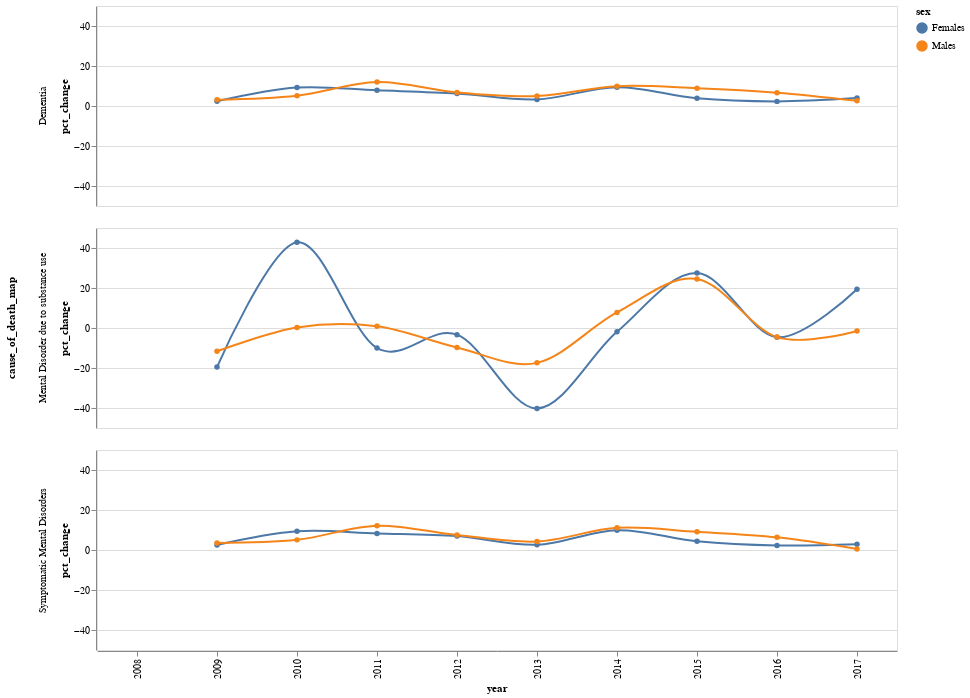

Notebook code for this chart:
### Code cell
def calcRateOfChange(x):
    data = x.sort_values("year")
    data['pct_change'] = (data['count'].pct_change()) * 100
    return data

chartData = chartData.groupby(["cause_of_death_map", "sex"]).apply(lambda x: calcRateOfChange(x)).reset_index(drop=True)

alt.Chart(chartData).mark_line(
    point=True,
    interpolate="cardinal"
).encode(
    x=alt.X("year"),
    y=alt.Y("pct_change"),
    color="sex",
    row="cause_of_death_map"
).properties(
    width=800,
    height=200
)

### Figure 1 — Vega-Lite specification as saved in the notebook (floating-point values rounded to 4 significant figures)
{"$schema": "https://vega.github.io/schema/vega-lite/v2.4.3.json", "config": {"view": {"height": 300, "width": 400}}, "data": {"values": [{"cause_of_death_map": "Dementia", "count": 3772, "pct_change": null, "sex": "Females", "year": "2008"}, {"cause_of_death_map": "Dementia", "count": 3862, "pct_change": 2.386, "sex": "Females", "year": "2009"}, {"cause_of_death_map": "Dementia", "count": 4218, "pct_change": 9.218, "sex": "Females", "year": "2010"}, {"cause_of_death_map": "Dementia", "count": 4548, "pct_change": 7.824, "sex": "Females", "year": "2011"}, {"cause_of_death_map": "Dementia", "count": 4834, "pct_change": 6.288, "sex": "Females", "year": "2012"}, {"cause_of_death_map": "Dementia", "count": 4992, "pct_change": 3.269, "sex": "Females", "year": "2013"}, {"cause_of_death_map": "Dementia", "count": 5461, "pct_change": 9.395, "sex": "Females", "year": "2014"}, {"cause_of_death_map": "Dementia", "count": 5671, "pct_change": 3.845, "sex": "Females", "year": "2015"}, {"cause_of_death_map": "Dementia", "count": 5802, "pct_change": 2.31, "sex": "Females", "year": "2016"}, {"cause_of_death_map": "Dementia", "count": 6031, "pct_change": 3.947, "sex": "Females", "year": "2017"}, {"cause_of_death_map": "Dementia", "count": 1916, "pct_change": null, "sex": "Males", "year": "2008"}, {"cause_of_death_map": "Dementia", "count": 1977, "pct_change": 3.184, "sex": "Males", "year": "2009"}, {"cause_of_death_map": "Dementia", "count": 2079, "pct_change": 5.159, "sex": "Males", "year": "2010"}, {"cause_of_death_map": "Dementia", "count": 2329, "pct_change": 12.03, "sex": "Males", "year": "2011"}, {"cause_of_death_map": "Dementia", "count": 2487, "pct_change": 6.784, "sex": "Males", "year": "2012"}, {"cause_of_death_map": "Dementia", "count": 2612, "pct_change": 5.026, "sex": "Males", "year": "2013"}, {"cause_of_death_map": "Dementia", "count": 2871, "pct_change": 9.916, "sex": "Males", "year": "2014"}, {"cause_of_death_map": "Dementia", "count": 3126, "pct_change": 8.882, "sex": "Males", "year": "2015"}, {"cause_of_death_map": "Dementia", "count": 3333, "pct_change": 6.622, "sex": "Males", "year": "2016"}, {"cause_of_death_map": "Dementia", "count": 3419, "pct_change": 2.58, "sex": "Males", "year": "2017"}, {"cause_of_death_map": "Mental Disorder due to substance use", "count": 174, "pct_change": null, "sex": "Females", "year": "2008"}, {"cause_of_death_map": "Mental Disorder due to substance use", "count": 140, "pct_change": -19.54, "sex": "Females", "year": "2009"}, {"cause_of_death_map": "Mental Disorder due to substance use", "count": 200, "pct_change": 42.86, "sex": "Females", "year": "2010"}, {"cause_of_death_map": "Mental Disorder due to substance use", "count": 180, "pct_change": -10.0, "sex": "Females", "year": "2011"}, {"cause_of_death_map": "Mental Disorder due to substance use", "count": 174, "pct_change": -3.333, "sex": "Females", "year": "2012"}, {"cause_of_death_map": "Mental Disorder due to substance use", "count": 104, "pct_change": -40.23, "sex": "Females", "year": "2013"}, {"cause_of_death_map": "Mental Disorder due to substance use", "count": 102, "pct_change": -1.923, "sex": "Females", "year": "2014"}, {"cause_of_death_map": "Mental Disorder due to substance use", "count": 130, "pct_change": 27.45, "sex": "Females", "year": "2015"}, {"cause_of_death_map": "Mental Disorder due to substance use", "count": 124, "pct_change": -4.615, "sex": "Females", "year": "2016"}, {"cause_of_death_map": "Mental Disorder due to substance use", "count": 148, "pct_change": 19.35, "sex": "Females", "year": "2017"}, {"cause_of_death_map": "Mental Disorder due to substance use", "count": 541, "pct_change": null, "sex": "Males", "year": "2008"}, {"cause_of_death_map": "Mental Disorder due to substance use", "count": 478, "pct_change": -11.65, "sex": "Males", "year": "2009"}, {"cause_of_death_map": "Mental Disorder due to substance use", "count": 479, "pct_change": 0.2092, "sex": "Males", "year": "2010"}, {"cause_of_death_map": "Mental Disorder due to substance use", "count": 483, "pct_change": 0.8351, "sex": "Males", "year": "2011"}, {"cause_of_death_map": "Mental Disorder due to substance use", "count": 436, "pct_change": -9.731, "sex": "Males", "year": "2012"}, {"cause_of_death_map": "Mental Disorder due to substance use", "count": 360, "pct_change": -17.43, "sex": "Males", "year": "2013"}, {"cause_of_death_map": "Mental Disorder due to substance use", "count": 388, "pct_change": 7.778, "sex": "Males", "year": "2014"}, {"cause_of_death_map": "Mental Disorder due to substance use", "count": 483, "pct_change": 24.48, "sex": "Males", "year": "2015"}, {"cause_of_death_map": "Mental Disorder due to substance use", "count": 461, "pct_change": -4.555, "sex": "Males", "year": "2016"}, {"cause_of_death_map": "Mental Disorder due to substance use", "count": 454, "pct_change": -1.518, "sex": "Males", "year": "2017"}, {"cause_of_death_map": "Symptomatic Mental Disorders", "count": 3815, "pct_change": null, "sex": "Females", "year": "2008"}, {"cause_of_death_map": "Symptomatic Mental Disorders", "count": 3912, "pct_change": 2.543, "sex": "Females", "year": "2009"}, {"cause_of_death_map": "Symptomatic Mental Disorders", "count": 4277, "pct_change": 9.33, "sex": "Females", "year": "2010"}, {"cause_of_death_map": "Symptomatic Mental Disorders", "count": 4631, "pct_change": 8.277, "sex": "Females", "year": "2011"}, {"cause_of_death_map": "Symptomatic Mental Disorders", "count": 4953, "pct_change": 6.953, "sex": "Females", "year": "2012"}, {"cause_of_death_map": "Symptomatic Mental Disorders", "count": 5082, "pct_change": 2.604, "sex": "Females", "year": "2013"}, {"cause_of_death_map": "Symptomatic Mental Disorders", "count": 5586, "pct_change": 9.917, "sex": "Females", "year": "2014"}, {"cause_of_death_map": "Symptomatic Mental Disorders", "count": 5830, "pct_change": 4.368, "sex": "Females", "year": "2015"}, {"cause_of_death_map": "Symptomatic Mental Disorders", "count": 5962, "pct_change": 2.264, "sex": "Females", "year": "2016"}, {"cause_of_death_map": "Symptomatic Mental Disorders", "count": 6132, "pct_change": 2.851, "sex": "Females", "year": "2017"}, {"cause_of_death_map": "Symptomatic Mental Disorders", "count": 1982, "pct_change": null, "sex": "Males", "year": "2008"}, {"cause_of_death_map": "Symptomatic Mental Disorders", "count": 2052, "pct_change": 3.532, "sex": "Males", "year": "2009"}, {"cause_of_death_map": "Symptomatic Mental Disorders", "count": 2156, "pct_change": 5.068, "sex": "Males", "year": "2010"}, {"cause_of_death_map": "Symptomatic Mental Disorders", "count": 2418, "pct_change": 12.15, "sex": "Males", "year": "2011"}, {"cause_of_death_map": "Symptomatic Mental Disorders", "count": 2599, "pct_change": 7.486, "sex": "Males", "year": "2012"}, {"cause_of_death_map": "Symptomatic Mental Disorders", "count": 2709, "pct_change": 4.232, "sex": "Males", "year": "2013"}, {"cause_of_death_map": "Symptomatic Mental Disorders", "count": 3009, "pct_change": 11.07, "sex": "Males", "year": "2014"}, {"cause_of_death_map": "Symptomatic Mental Disorders", "count": 3282, "pct_change": 9.073, "sex": "Males", "year": "2015"}, {"cause_of_death_map": "Symptomatic Mental Disorders", "count": 3490, "pct_change": 6.338, "sex": "Males", "year": "2016"}, {"cause_of_death_map": "Symptomatic Mental Disorders", "count": 3508, "pct_change": 0.5158, "sex": "Males", "year": "2017"}]}, "encoding": {"color": {"field": "sex", "type": "nominal"}, "row": {"field": "cause_of_death_map", "type": "nominal"}, "x": {"field": "year", "type": "nominal"}, "y": {"field": "pct_change", "type": "quantitative"}}, "height": 200, "mark": {"interpolate": "cardinal", "point": true, "type": "line"}, "width": 800}
